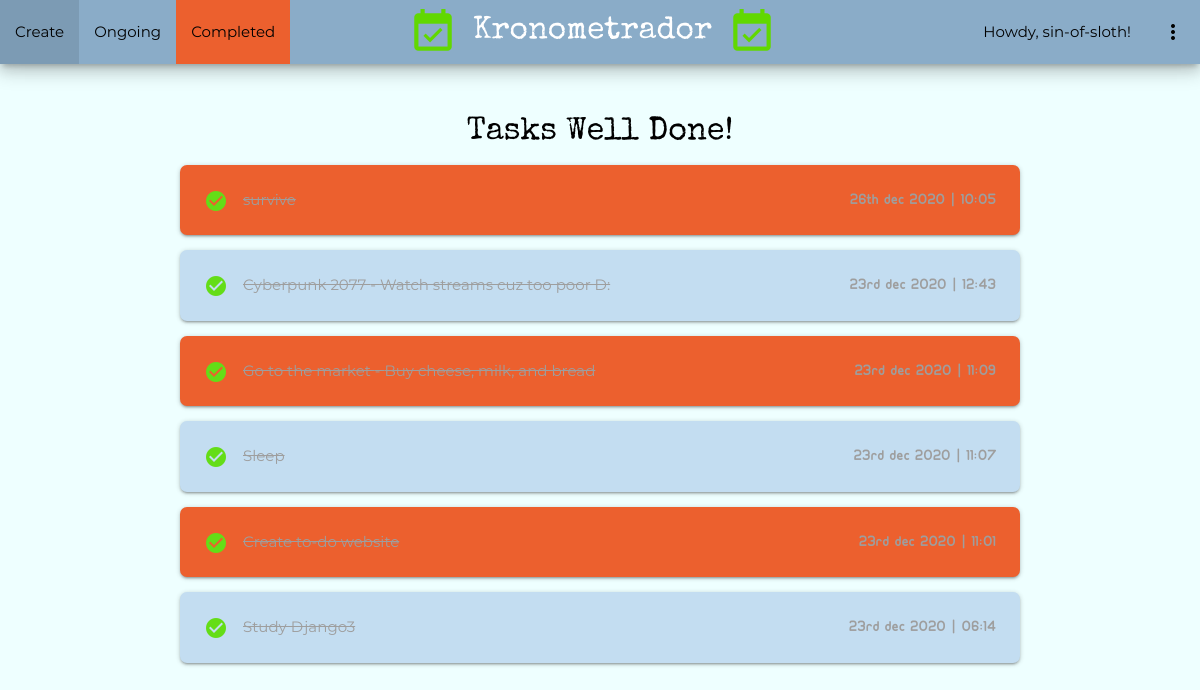
The page /completed/ (signed in) on the database as committed earlier.
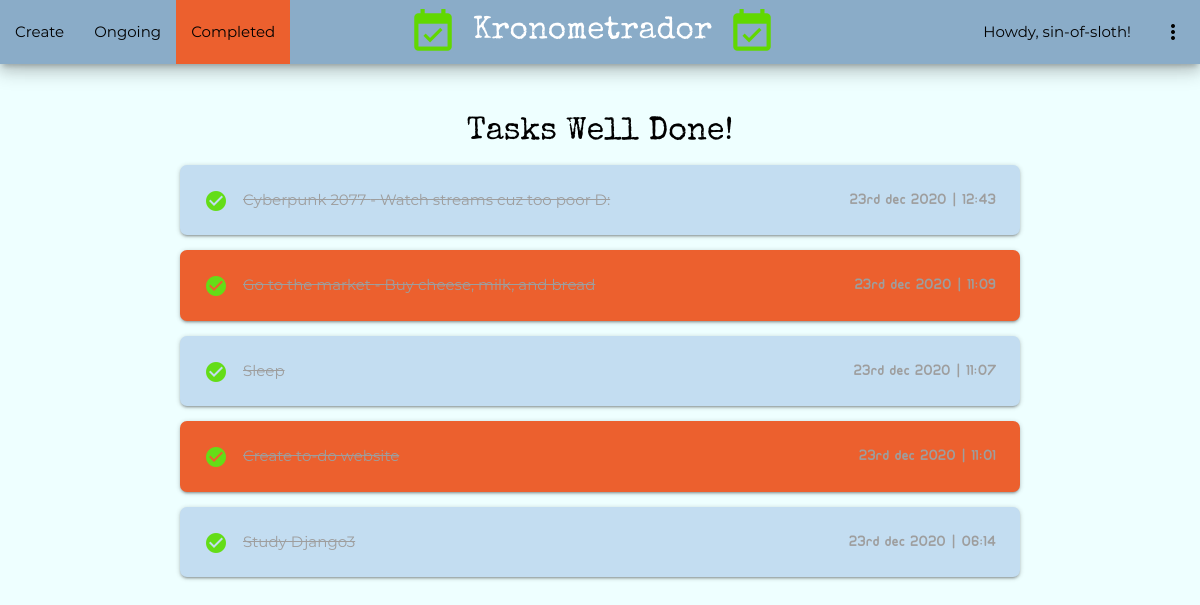
The same page on the database as committed later.
### todo/models.py (models this page shows, shortened)
class Todo(models.Model) :
    title = models.CharField(max_length=30)
    memo = models.TextField(blank=True)
    created = models.DateTimeField(auto_now_add=True)
    datecompleted = models.DateTimeField(null=True, blank=True)
    important = models.BooleanField(default=False)
    user = models.ForeignKey(User, on_delete=models.CASCADE)

### todo/views.py (the view)
# urls.py: path('completed/', views.completedtodos, name='completedtodos'),
@login_required
def completedtodos(request) :
    todos = Todo.objects.filter(user=request.user, datecompleted__isnull=False).order_by('-datecompleted')
    return render(request, 'todo/completedtodos.html', {'todos':todos})

### todo/templates/todo/completedtodos.html
{% extends 'todo/base.html' %}
{% block home-url %}{% url 'home' %}{% endblock %}
{% block create-url %}{% url 'createtodo' %}{% endblock %}
{% block current-url %}{% url 'currenttodos' %}{% endblock %}
{% block completed-url %}#!{% endblock %}
{% block completed-active %}class="active"{% endblock %}
{% block content %}
<div class="container center completed-header">
    Tasks Well Done!
</div>
<div class="container">
    {% for todo in todos %}
    <div class="card-panel {% if todo.important %}imp-{% endif %}todo-card">
        <i class="material-icons left light-green-text text-accent-4">check_circle</i>
        <a href="{% url 'viewtodo' todo.id %}">
            <span class="grey-text"><s>
            {{ todo.title }}
            {% if todo.memo %}
                - {{ todo.memo }}
            {% endif %}
            </s></span>
        </a>
        <span class="right ubuntu-font grey-text">{{ todo.datecompleted|date:'jS b Y | H:i' }}</span>
    </div>
    {% endfor %}
</div>
{% endblock %}

Rows that differ between the two databases and show on the page:
no longer on this page (row edited): Todo: title "survive", datecompleted|H "26th dec 2020 | 10:05", important True (drawn)
